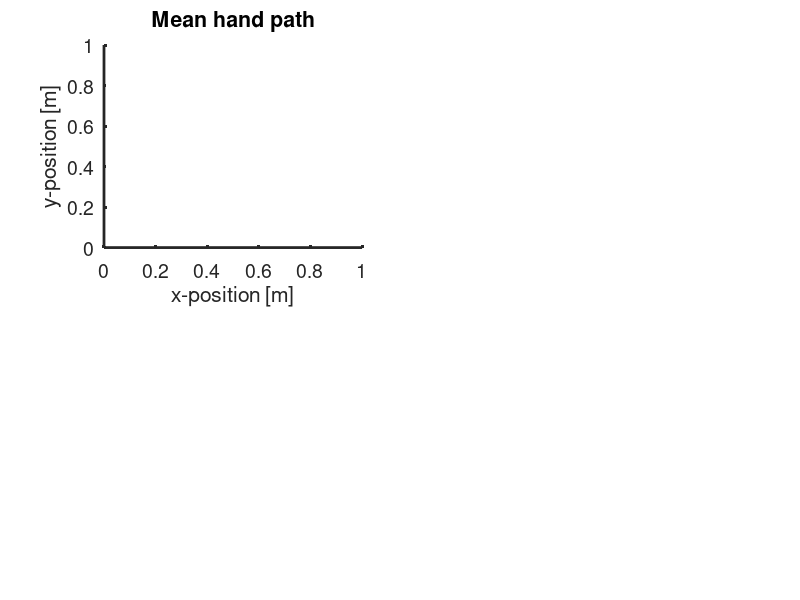

Reproduce this figure in MATLAB. (Note: this script raises an error after producing the figure.)
% Generating Figure 2
%
% @Antoine de Comite
close all;

figure('Name','Application of MPC to switch from wide to narrow','units','normalized','OuterPosition',[0 0 1 1]);
subplot(2,2,1);hold on; set(gca,'Color','none'); set(gca,'FontSize',14); set(gca,'LineWidth',2); title('Mean hand path');
xlabel('x-position [m]'); ylabel('y-position [m]');
plot(mean(x_square(3,:,:),3),mean(x_square(4,:,:),3),'r','LineWidth',2);
plot(mean(x_rectangle(3,:,:),3),mean(x_rectangle(4,:,:),3),'b','LineWidth',2);
plot(mean(x_switchCR(3,:,:),3),mean(x_switchCR(4,:,:),3),'r:','LineWidth',2);
plot(mean(x_switchRC(3,:,:),3),mean(x_switchRC(4,:,:),3),'b:','LineWidth',2);

plot(mean(x_squareF(3,:,:),3),mean(x_squareF(4,:,:),3),'r','LineWidth',2);
plot(mean(x_rectangleF(3,:,:),3),mean(x_rectangleF(4,:,:),3),'b','LineWidth',2);
plot(mean(x_switchCRF(3,:,:),3),mean(x_switchCRF(4,:,:),3),'r:','LineWidth',2);
plot(mean(x_switchRCF(3,:,:),3),mean(x_switchRCF(4,:,:),3),'b:','LineWidth',2);
rectangle('Position',[-0.01 0.24 0.02 0.02],'Curvature',[1 1],'EdgeColor','r','LineWidth',1,'LineStyle','--');
rectangle('Position',[-0.12 0.24 0.24 0.02],'Curvature',[1 1],'EdgeColor','b','LineWidth',1,'LineStyle','--');

subplot(2,2,2); hold on; set(gca,'Color','none'); set(gca,'LineWidth',2); set(gca,'FontSize',14); title('y-position');
xlabel('Time [ms]'); ylabel('y-position [m]');
plot(1:size(x_square,2),mean(x_squareF(4,:,:),3),'r','LineWidth',2);
plot(1:size(x_square,2),mean(x_rectangleF(4,:,:),3),'b','LineWidth',2);
plot(1:size(x_square,2),mean(x_switchCRF(4,:,:),3),'r:','LineWidth',2);
plot(1:size(x_square,2),mean(x_switchRCF(4,:,:),3),'b:','LineWidth',2);
xticks([0 10 20 30 40 50 60]); xticklabels({'0','0.1','0.2','0.3','0.4','0.5','0.6'});
xline(20);
xline(25);

subplot(2,2,3); hold on; set(gca,'Color','none'); set(gca,'LineWidth',2); set(gca,'FontSize',14); title('x-position');
xlabel('Time [ms]'); ylabel('x-position [m]');
p1 = plot(1:size(x_square,2),mean(x_squareF(3,:,:),3),'r','LineWidth',2);
p2 = plot(1:size(x_square,2),mean(x_rectangleF(3,:,:),3),'b','LineWidth',2);
p3 = plot(1:size(x_square,2),mean(x_switchCRF(3,:,:),3),'r:','LineWidth',2);
p4 = plot(1:size(x_square,2),mean(x_switchRCF(3,:,:),3),'b:','LineWidth',2);
xline(20);
xline(25);

plot(1:size(x_square,2),mean(x_squareF(3,:,:),3) + std(x_squareF(3,:,:),0,3),'r--','LineWidth',2);
plot(1:size(x_square,2),mean(x_squareF(3,:,:),3) - std(x_squareF(3,:,:),0,3),'r--','LineWidth',2);
plot(1:size(x_square,2),mean(x_switchCRF(3,:,:),3) + std(x_switchCRF(3,:,:),0,3),'r--','LineWidth',2);
plot(1:size(x_square,2),mean(x_switchCRF(3,:,:),3) - std(x_switchCRF(3,:,:),0,3),'r--','LineWidth',2);
plot(1:size(x_square,2),mean(x_rectangleF(3,:,:),3) + std(x_rectangleF(3,:,:),0,3),'b--','LineWidth',2);
plot(1:size(x_square,2),mean(x_rectangleF(3,:,:),3) - std(x_rectangleF(3,:,:),0,3),'b--','LineWidth',2);
plot(1:size(x_square,2),mean(x_switchRCF(3,:,:),3) + std(x_switchRCF(3,:,:),0,3),'b--','LineWidth',2);
plot(1:size(x_square,2),mean(x_switchRCF(3,:,:),3) - std(x_switchRCF(3,:,:),0,3),'b--','LineWidth',2);
xticks([0 10 20 30 40 50 60]); xticklabels({'0','0.1','0.2','0.3','0.4','0.5','0.6'});
legend([p1,p2,p3,p4],{'Narrow','Wide','Narrow to wide','Wide to narrow'});


subplot(4,2,6); hold on; set(gca,'Color','none'); set(gca,'LineWidth',2); set(gca,'FontSize',14); title('x-velocity');
xline(0.20);
xline(0.25);

plot((1:size(x_square,2))/100,mean(x_squareF(1,:,:),3),'r','LineWidth',2);
plot((1:size(x_square,2))/100,mean(x_rectangleF(1,:,:),3),'b','LineWidth',2);
plot((1:size(x_square,2))/100,mean(x_switchCRF(1,:,:),3),'r:','LineWidth',2);
plot((1:size(x_square,2))/100,mean(x_switchRCF(1,:,:),3),'b:','LineWidth',2);

mc_squareF = zeros(2,nsteps-1,n_simulations);
mc_rectangleF = zeros(2,nsteps-1,n_simulations);
mc_switchCRF = zeros(2,nsteps-1,n_simulations);
mc_switchRCF = zeros(2,nsteps-1,n_simulations);
for ii = 1 : size(mc_rectangleF,2)
    for jj = 1:n_simulations
        mc_squareF(:,ii,jj) = -L (:,:,ii)*xestsquareF(:,ii,jj);
        mc_rectangleF(:,ii,jj) = -LR(:,:,ii)*xestrectangleF(:,ii,jj);
        mc_switchCRF(:,ii,jj) = -L_MPC_CR(:,:,ii)*xestswCRF(:,ii,jj);
        mc_switchRCF(:,ii,jj) = -L_MPC_RC(:,:,ii)*xestswRCF(:,ii,jj);
    end
end

subplot(4,2,8); hold on; set(gca,'Color','none'); set(gca,'LineWidth',2); set(gca,'FontSize',14); title('x-motor command');
xlabel('Time [ms]');
xline(0.20);
xline(0.25);
plot((2:size(x_square,2)-1)/100,-mean(mc_squareF(1,:,:),3),'r','LineWidth',2);
plot((2:size(x_square,2)-1)/100,-mean(mc_rectangleF(1,:,:),3),'b','LineWidth',2);
plot((2:size(x_square,2)-1)/100,-mean(mc_switchCRF(1,:,:),3),'r:','LineWidth',2);
plot((2:size(x_square,2)-1)/100,-mean(mc_switchRCF(1,:,:),3),'b:','LineWidth',2);


% Let's quickly test F-tests here 

[hredx,predx] = vartest2(squeeze(x_mat(3,end,:)),squeeze(x_switchCR(3,end,:)));
[hredy,predy] = vartest2(squeeze(x_mat(4,end,:)),squeeze(x_switchCR(4,end,:)));
[hblux,pblux] = vartest2(squeeze(xR_mat(3,end,:)),squeeze(x_switchRC(3,end,:)));
[hbluy,pbluy] = vartest2(squeeze(xR_mat(4,end,:)),squeeze(x_switchRC(4,end,:)));